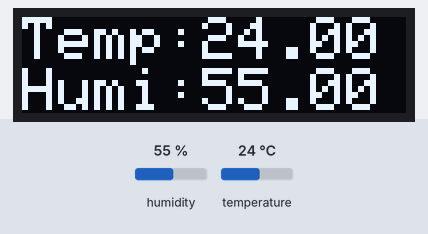
Bench run of a sketch on a simulated ESP8266 (NodeMCU). Parts: 128×32 one-colour display. The test bench sets the inputs (shaded band); at power-on: humidity 55 %, temperature 24 °C. WiFi joins after 1.5 s; servers stay silent unless stated; what the sketch prints to the serial monitor is not drawn.

Above: at 3.2 s.
3.3 s: humidity set to 22 %
At 5.9 s:
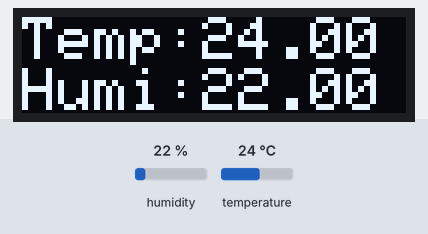
6.5 s: temperature set to 12 °C
At 9.2 s:
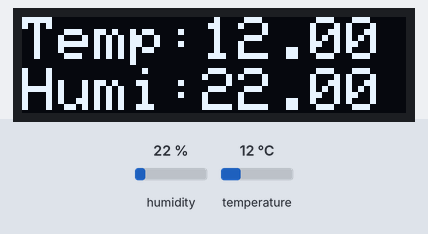
9.5 s: humidity set to 40 %
At 11.7 s:
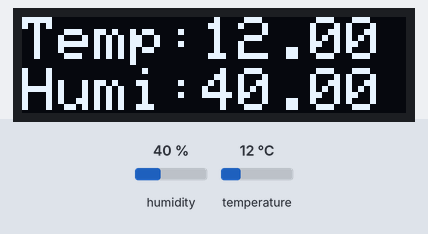
12.5 s: temperature set to 19 °C
At 15.2 s:
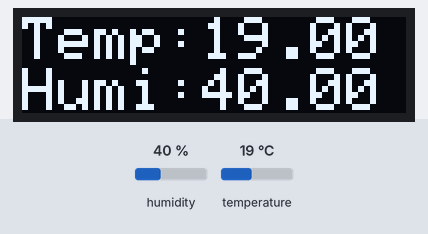
Timing chart, 0 to 16.5 s (numbered marks = the images above; inputs shaded):
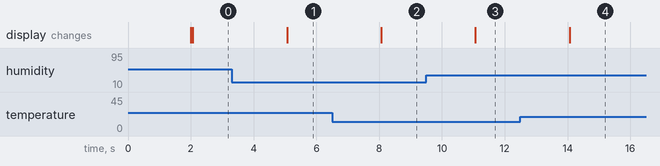

Measured:
- after the input at 3.3 s, the display: changes after 1.8 s (image 1)
- after the input at 6.5 s, the display: changes after 1.6 s (image 2)
- after the input at 9.5 s, the display: changes after 1.6 s (image 3)
- after the input at 12.5 s, the display: changes after 1.6 s (image 4)

The sketch:

Nodemcu_0.91_oled_dht11_webserver.ino
```cpp
//////////////////////////////////////////////////////////////////////////////
//                                                                          //
//    Nodemcu Interfacing With DHT11 and 0.91 inch OLED Display             //
//    Made by IoTFever                                                      //
//    Contact iotfever1@gmail.com                                           //
//    Contact IoTFever.blogspot.com                                         //
//    Project Website --- https://www.instructables.com/member/iotfever/    //
//    WiFi Scrolling Display --- https://youtu.be/bLIyVbeDaXk               //
//    Arduino LED Cube --- https://youtu.be/vYDEDb1dkn8                     //
//    Like, Share and Subscribe                                             //
//                                                                          //
//////////////////////////////////////////////////////////////////////////////

#include <Arduino.h>
#include <ESP8266WiFi.h>
#include <Hash.h>
#include <ESPAsyncTCP.h>
#include <ESPAsyncWebServer.h>
#include <Adafruit_Sensor.h>
#include <DHT.h>

#include <Adafruit_GFX.h>
#include <Adafruit_SSD1306.h>
#include <Adafruit_I2CDevice.h>

const char* ssid = "IoTFever";      // replace your Wifi Username
const char* password = "7878787878";    // replace your wifi password

#define DHTPIN D4         // DHT11 pin connected to nodemcu D4 pin
#define DHTTYPE    DHT11     // DHT 11
DHT dht(DHTPIN, DHTTYPE);

#define SCREEN_WIDTH 128
#define SCREEN_HEIGHT 32

#define OLED_RESET     LED_BUILTIN
Adafruit_SSD1306 display(SCREEN_WIDTH, SCREEN_HEIGHT, &Wire, OLED_RESET);

float t = 0.0;
float h = 0.0;

AsyncWebServer server(80);      // Wifi Server
unsigned long previousMillis = 0;
const long interval = 1000;

const char index_html[] PROGMEM = R"rawliteral(
<!DOCTYPE HTML><html>
<head>
  <meta name="viewport" content="width=device-width, initial-scale=1">
  <link rel="stylesheet" href="https://use.fontawesome.com/releases/v5.7.2/css/all.css" integrity="sha384-fnmOCqbTlWIlj8LyTjo7mOUStjsKC4pOpQbqyi7RrhN7udi9RwhKkMHpvLbHG9Sr" crossorigin="anonymous">
  <style>
    html {
     font-family: Arial;
     display: inline-block;
     margin: 0px auto;
     text-align: center;
    }
    h2 { font-size: 3.0rem; }
    p { font-size: 3.0rem; }
    .units { font-size: 1.2rem; }
    .dht-labels{
      font-size: 1.5rem;
      vertical-align:middle;
      padding-bottom: 15px;
    }
  </style>
</head>
<body>
  <h2>"IoTFever"<br></h2>
  <h2>ESP8266 DHT Server</h2>
  <p>
    <i class="fas fa-thermometer-half" style="color:#059e8a;"></i>
    <span class="dht-labels">Temperature</span>
    <span id="temperature">%TEMPERATURE%</span>
    <sup class="units">&deg;C</sup>
  </p>
  <p>
    <i class="fas fa-tint" style="color:#00add6;"></i>
    <span class="dht-labels">Humidity</span>
    <span id="humidity">%HUMIDITY%</span>
    <sup class="units">%</sup>
  </p>
</body>
<script>
setInterval(function ( ) {
  var xhttp = new XMLHttpRequest();
  xhttp.onreadystatechange = function() {
    if (this.readyState == 4 && this.status == 200) {
      document.getElementById("temperature").innerHTML = this.responseText;
    }
  };
  xhttp.open("GET", "/temperature", true);
  xhttp.send();
}, 1000 ) ;

setInterval(function ( ) {
  var xhttp = new XMLHttpRequest();
  xhttp.onreadystatechange = function() {
    if (this.readyState == 4 && this.status == 200) {
      document.getElementById("humidity").innerHTML = this.responseText;
    }
  };
  xhttp.open("GET", "/humidity", true);
  xhttp.send();
}, 1000 ) ;
</script>
</html>)rawliteral";
String processor(const String& var){
  //Serial.println(var);
  if(var == "TEMPERATURE"){
    return String(t);
  }
  else if(var == "HUMIDITY"){
    return String(h);
  }
  return String();
}

void setup(){
  Serial.begin(115200);
  dht.begin();              // Initializing DHT11 Sensor
  WiFi.begin(ssid, password);
  Serial.println("Connecting to WiFi");
  while (WiFi.status() != WL_CONNECTED) {
    delay(1000);
    Serial.println(".");
  }
  Serial.println(WiFi.localIP());
  server.on("/", HTTP_GET, [](AsyncWebServerRequest *request){
    request->send_P(200, "text/html", index_html, processor);
  });
  server.on("/temperature", HTTP_GET, [](AsyncWebServerRequest *request){
    request->send_P(200, "text/plain", String(t).c_str());
  });
  server.on("/humidity", HTTP_GET, [](AsyncWebServerRequest *request){
    request->send_P(200, "text/plain", String(h).c_str());
  });
  server.begin();               // Initiz=alizing Wifi Server

 if(!display.begin(SSD1306_SWITCHCAPVCC, 0x3C)) {   // Address of OLED Display
 Serial.println(F("SSD1306 allocation failed"));
 for(;;);
 }
}


void loop(){
  unsigned long currentMillis = millis();
  if (currentMillis - previousMillis >= interval) {
    previousMillis = currentMillis;
    float newT = dht.readTemperature();
    if (isnan(newT)) {
      Serial.println("Failed to read from DHT sensor!");
    }
    else {
      t = newT;

      display.clearDisplay();
      display.setTextSize(2);
      display.setTextColor(WHITE);
      display.setCursor(0,0);
      display.print("Temp:");
      display.print(newT);
      Serial.println(t);
    }
    float newH = dht.readHumidity();
    if (isnan(newH)) {
      Serial.println("Failed to read from DHT sensor!");
    }
    else {
      h = newH;

     display.setCursor(0,17);
     display.print("Humi:");
     display.print(newH);
     display.display();
     Serial.println(h);
    }
  }
}
```
